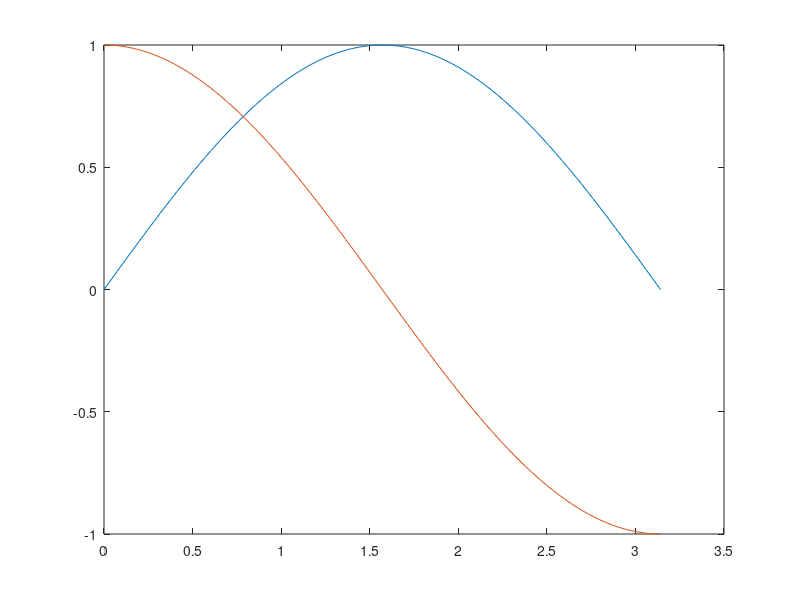
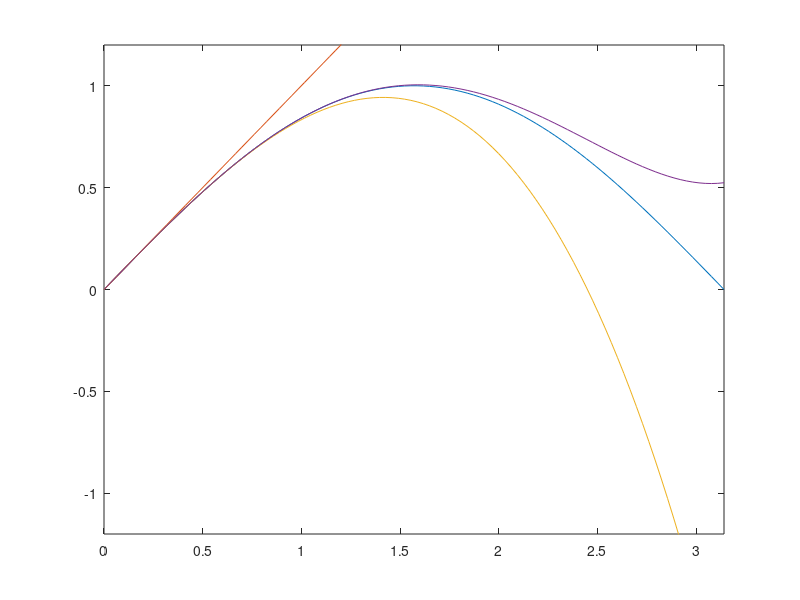

Write MATLAB code to recreate these figures, in order.
%obligatory
clear;clc;close;

x=linspace(0,pi);
plot(x,[sin(x);cos(x)]);
T=@(x) [x
        x-x.^3/6
        x-x.^3/6+x.^5/120];
figure;
plot(x,[sin(x);T(x)]); 
axis([0,pi,-1.2,1.2]);